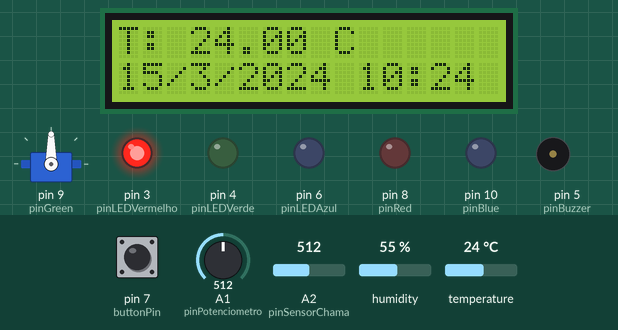
This sketch was run on a simulated Arduino Uno, built with avr-gcc and run on an emulated ATmega328P. Parts: servo, 16×2 character LCD, output pins drawn as LEDs (lit = HIGH), buzzer (waves = sounding, pin HIGH). Inputs (shaded band) come from the test bench; at power-on: A1 (pinPotenciometro) = 512, pin 7 (buttonPin) LOW, temperature 24 °C, A2 (pinSensorChama) = 512, humidity 55 %. The local clock reads 2024-03-15 10:24:30 at power-on unless the sketch sets it; what the sketch prints to the serial monitor is not drawn.

Above: at 1.2 s.
1.3 s: A1 (pinPotenciometro) set to 524
At 5.0 s:
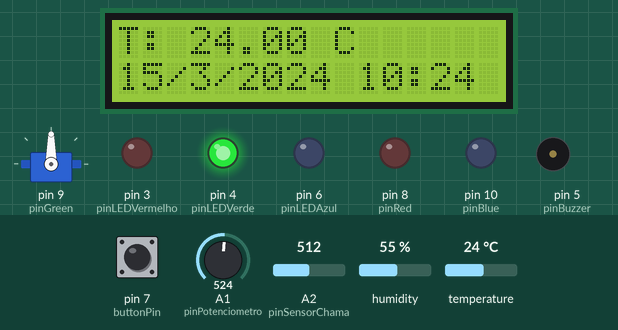
11.3 s: pin 7 (buttonPin) pulled HIGH for 3 s
At 15.3 s:
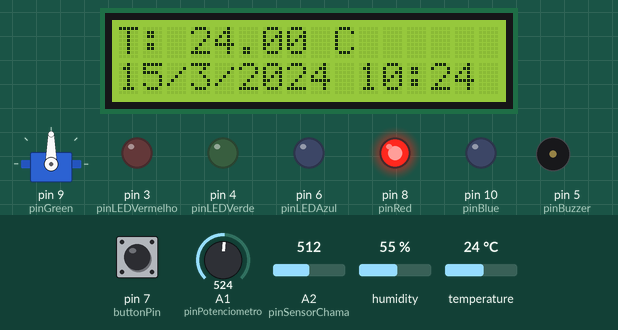
23.9 s: temperature set to 12 °C
At 29.2 s:
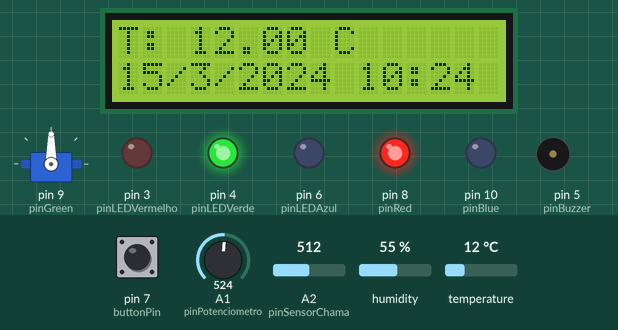
32.0 s: temperature set to 19 °C
At 37.2 s:
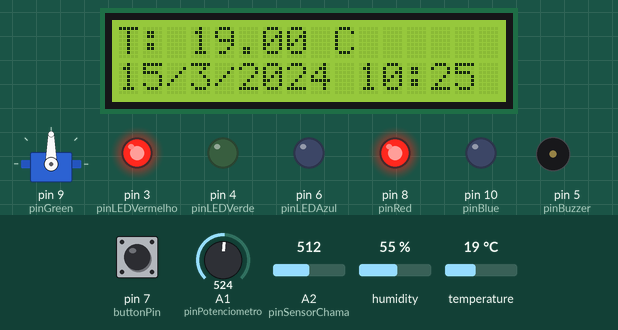
38.0 s: temperature set to 28 °C
At 40.9 s:
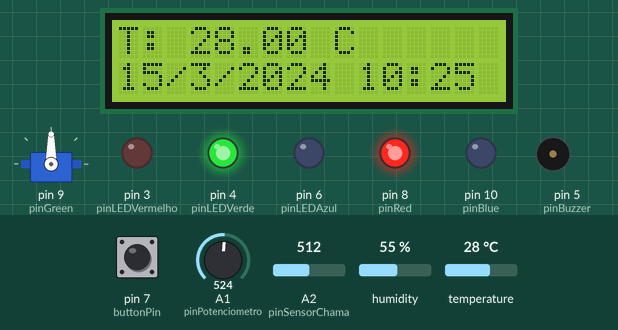
44.1 s: A1 (pinPotenciometro) set to 502
At 45.2 s:
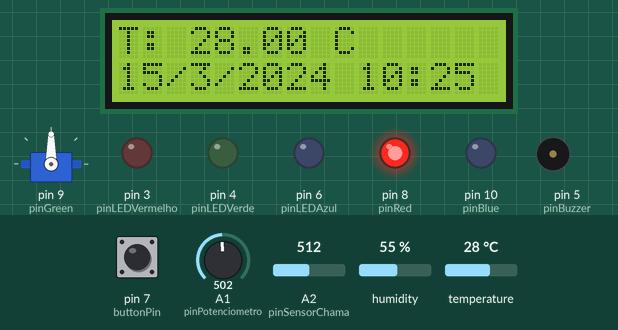
Timing chart, 0 to 50.1 s (numbered marks = the images above; inputs shaded):
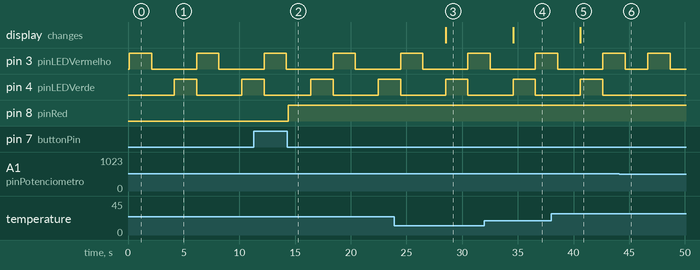

The sketch:

codigo.ino
```cpp
//////////////////////////////////////////////////
/*  "#include <Arduino.h>" é necessário para o código correr no CLion.
    Se o código for corrido no Arduino IDE, esta linha TEM OBRIGATORIAMENTE DE SER RETIRADA!
*/
//Para cada include tem de se INSTALAR a biblioteca procurando pelo nome em "libraries"
#include <LiquidCrystal_I2C.h>
#include <DHT.h>
#include <Wire.h>
#include "RTClib.h"
#include <Servo.h>

//Definição dos pinos
//pinos analógicos
const int pinSensorTemperatura = A0;
const int pinPotenciometro = A1;
const int pinSensorChama = A2;
const int pinLDR = A3;   // Pino analógico para o Sensor de Luz LDR
//const int joystickX = A4; // Eixo X
//const int waterLevelPin = A5; // Pino do sensor de nível de água


//pinos digitais
#define DHTPIN 2 // Pino de dados do sensor DHT11 (pino digital 2)
const int pinLEDVermelho = 3;
const int pinLEDVerde = 4;
const int pinLEDAzul = 6;  // Pino PWM para o LED azul
const int pinBuzzer = 5;
const int buttonPin = 7; // Pino digital para o botão
const int pinRed = 8;
const int pinGreen = 9;
const int pinBlue = 10;


//Outras configurações
int lastButtonState = LOW;  // Estado anterior do botão
int currentButtonState;     // Estado atual do botão

int redValue = 0;   // Intensidade do LED vermelho
int greenValue = 0; // Intensidade do LED verde
int blueValue = 0;  // Intensidade do LED azul
//int lightLevel;     // Nível de luminosidade lido pelo LDR

int servoPos = 90; // Posição inicial do servo

//Definições restantes do sensor DHT
#define DHTTYPE DHT11
DHT dht(DHTPIN, DHTTYPE); //Originalmente: DHT dht(DHTPIN, DHTTYPE);


// Configuração do display LCD
LiquidCrystal_I2C lcd(0x27, 16, 2); //O LCD tem (e é) de ser ligado aos pinos analógicos A4 e A5

// Configuração do RTC
RTC_DS3231 rtc;


//Servo motor
// Cria um objeto servo para controlar o servo motor
Servo myServo;

// Valores lidos dos sensores
int valorPotenciometro = 0;
int valorSensorChama = 0;

//int n = 15; //relacionado com o filtro da temperatura //tinhamos começado por 7

float voltage = 0;

float tempC;

void setup() {
    //Inicialização dos pinos
    pinMode(pinPotenciometro, INPUT);
    pinMode(pinSensorChama, INPUT);
    pinMode(pinBuzzer, OUTPUT);
    pinMode(pinLEDVermelho, OUTPUT);
    pinMode(pinLEDVerde, OUTPUT);
    pinMode(pinLEDAzul, OUTPUT);
    pinMode(buttonPin, INPUT);

    lcd.print("Servo Position:");

    lcd.print("Nivel de Agua:");


    // Anexa o servo ao pino D9
    myServo.attach(9);
    myServo.write(servoPos); // Posição inicial do servo

    dht.begin();
    lcd.init();                      // Inicializa o LCD
    lcd.backlight();                 // Acende a luz de fundo

    if (!rtc.begin()) {
        Serial.println("Não foi possível encontrar o RTC");
    }
    if (rtc.lostPower()) {
        Serial.println("RTC perdeu a hora, ajuste novamente!");
        // Quando o RTC perdeu a hora, defina a hora corrente assim:
        // Formato: DateTime(ano, mês, dia, hora, minuto, segundo);
        rtc.adjust(DateTime(F(__DATE__), F(__TIME__)));//rtc.adjust(DateTime(2024, 5, 13, 12, 14, 25)); //ISTO AINDA NÃO DÁ BEM
    }


    // Ajusta o RTC para uma data e hora específica
    //rtc.adjust(DateTime(2024, 5, 13, 12, 14, 25));

    // Iniciar comunicação serial para depuração
    Serial.begin(9600);
}

void loop() {

    //1. Estação Meteorológica - //FUNCIONA

    // Leitura do sensor de temperatura LM35
    //float voltage = analogRead(pinSensorTemperatura) * 5.0 / 1023.0;
    //float tempC = voltage * 100.0;
    /*
    if(analogRead(pinSensorTemperatura)!= voltage)
    {
      voltage = (voltage * n + analogRead(pinSensorTemperatura))/ (n+1); //filtro temperatura
      tempC = voltage;
      n++;
    }
    */


    // Leitura do DHT11

    float humidity = dht.readHumidity();
    float tempDHT = dht.readTemperature();

    // Leitura do RTC
    DateTime now = rtc.now();

    // Mostrar dados no LCD
    lcd.setCursor(0, 0);
    lcd.print("T: ");
    //lcd.print(tempC); //temperatura do sensor de temp
    //lcd.print("/");
    lcd.print(tempDHT); //temperatura do sensorDHT
    lcd.print(" C");

    // Get humidity event and print its value.
    /*
    lcd.setCursor(0, 1);
    lcd.print("Hum: ");
    lcd.print(humidity);
    lcd.print("%");
    */
    // Mostra a data e a hora

    lcd.setCursor(0, 1);  // Ajuste se necessário dependendo do seu display
    lcd.print(now.day(), DEC);
    lcd.print('/');
    lcd.print(now.month(), DEC);
    lcd.print('/');
    lcd.print(now.year(), DEC);
    lcd.print(' ');

    //lcd.setCursor(0, 1);  // Ajuste se necessário dependendo do seu display
    lcd.print(now.hour(), DEC);
    lcd.print(':');
    lcd.print(now.minute(), DEC);
    //lcd.print(':');
    //lcd.print(now.second(), DEC);


    //2. Sistema de Alarme de Segurança //FUNCIONA
    valorPotenciometro = analogRead(pinPotenciometro);
    valorSensorChama = analogRead(pinSensorChama);

    Serial.print("Valor potenciometro: ");
    Serial.println(valorPotenciometro);

    // Simulação de detecção de "presença" com potenciômetro
    if (valorPotenciometro > 512) { // Ajuste este valor conforme a sensibilidade desejada
        digitalWrite(pinLEDVerde, HIGH);
        //tone(pinBuzzer, 1000, 200); // Emitir um som breve //FUNCIONA É SÓ DESCOMENTAR
        delay(2000); // Tempo ativo do LED verde
        digitalWrite(pinLEDVerde, LOW);
    }
    Serial.print("Valor sensor chama: ");
    Serial.println(valorSensorChama);
    // Detecção de chama - FUNCIONA
    if (valorSensorChama > 300) { // Ajuste este valor conforme a sensibilidade do sensor de chama
        digitalWrite(pinLEDVermelho, HIGH);
        //tone(pinBuzzer, 2000, 300); // Emitir um som mais longo e agudo para fogo
        delay(2000); // Tempo ativo do LED vermelho
        digitalWrite(pinLEDVermelho, LOW);
    }

    //3. Controlador de Iluminação Automatizado. //CÓDIGO PRONTO, FALTA TESTAR

    //lightLevel = analogRead(pinLDR); // Lê o valor do LDR
    currentButtonState = digitalRead(buttonPin);

    // Verifica se o botão foi pressionado
    if (currentButtonState == HIGH && lastButtonState == LOW) {
      changeColor(); // Altera a cor do LED
      delay(150);    // Debounce do botão
    }
    lastButtonState = currentButtonState; // Atualiza o estado do botão
    Serial.print("lastbuttonstate:");
    Serial.println(lastButtonState);
    Serial.print("currentButtonState:");
    Serial.println(currentButtonState);
    /*
    if (currentButtonState == LOW) {
      //adjustLight(lightLevel); // Ajusta a cor do LED de acordo com a luminosidade
    }
    */
    // Atualiza as cores do LED RGB
    analogWrite(pinRed, redValue);
    analogWrite(pinGreen, greenValue);
    analogWrite(pinBlue, blueValue);


    //4. Interface de Jogos ou Controle Robótico
    /*
    int xValue = analogRead(joystickX); // Lê o eixo X do joystick
    xValue = map(xValue, 0, 1023, 0, 180); // Mapeia o valor para o ângulo do servo (0 a 180)

    if (abs(xValue - servoPos) > 2) { // Se a mudança for significativa
      servoPos = xValue;
      myServo.write(servoPos); // Move o servo
      updateLCD(servoPos); // Atualiza o display LCD
    }
    */
    //5. Sistema de Monitoramento de Níveis de Água

    //6. Automação Residencial com Controle Remoto IR

    // Aguarda um segundo antes de atualizar o display
    delay(2000);
}

void adjustLight(int light) {
  // Converte o nível de luz em valores PWM para o LED
  int brightness = map(light, 0, 1023, 0, 255);
  redValue = brightness;
  greenValue = brightness;
  blueValue = brightness;
}

void changeColor() {
  // Muda a cor do LED entre algumas cores predefinidas
  if (redValue == 255) {
    // Vermelho para Verde
    redValue = 0;
    greenValue = 255;
    blueValue = 0;
  } else if (greenValue == 255) {
    // Verde para Azul
    redValue = 0;
    greenValue = 0;
    blueValue = 255;
  } else {
    // Azul para Vermelho
    redValue = 255;
    greenValue = 0;
    blueValue = 0;
  }
}

void updateLCD(int position) {
  lcd.setCursor(0, 1);
  lcd.print("Angle: ");
  lcd.print(position);
  lcd.print("    "); // Limpa caracteres extras
}
```

Measured:
- the behaviour switches between 512 and 513 on A1 (pinPotenciometro) (found by bisection; images 0 and 1)
- after the input at 1.3 s, pin 4 (pinLEDVerde): LOW → HIGH after 2.9 s, → LOW 2.0 s later, → HIGH 4.1 s later
- after the input at 11.3 s, pin 8 (pinRed): LOW → HIGH after 3.1 s
- after the input at 23.9 s, the display: changes after 4.6 s (image 3)
- after the input at 32.0 s, the display: changes after 2.6 s (image 4)
- after the input at 38.0 s, the display: changes after 2.6 s (image 5)
- after the input at 44.1 s, pin 4 (pinLEDVerde): stays LOW (without the input it goes to HIGH after 2.6 s)
- by itself, pin 3 (pinLEDVermelho): alternates HIGH for 2.0 s and LOW for 4.2 s
